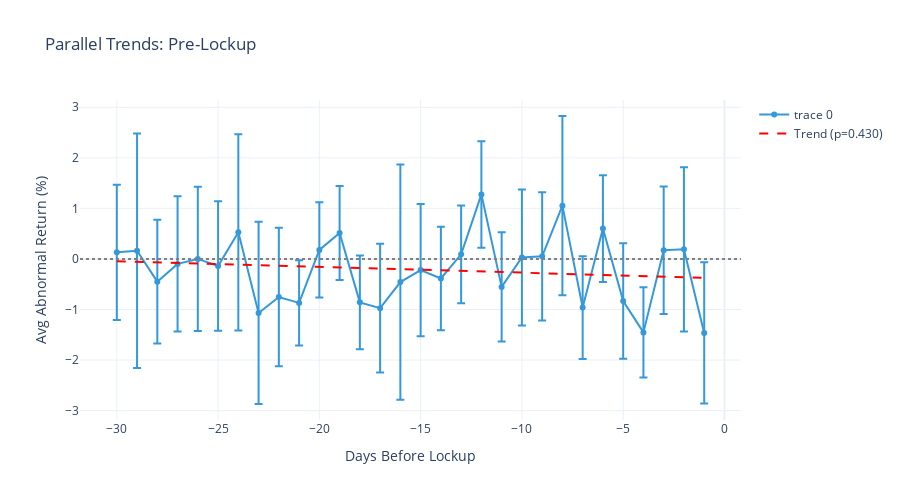

Notebook code cell kept with this figure:
### Markdown cell above
## Step 6: Parallel Trends Check

DiD assumes parallel trends. Checking if pre-lockup trends are flat.

### Code cell
print("\n" + "="*80)
print("PARALLEL TRENDS")

pre_lockup = df_clean[df_clean['Days_To_Lockup'].between(-30, -1)].copy()

print(f"\nPre-lockup (Days -30 to -1): {len(pre_lockup):,} obs")
print(f"Mean: {pre_lockup['Abnormal_Return'].mean():.4f}%")

# Test for trend
pre_trend = stats.linregress(
    pre_lockup['Days_To_Lockup'],
    pre_lockup['Abnormal_Return']
)

print(f"\nTrend test:")
print(f"   Slope: {pre_trend.slope:.6f}% per day")
print(f"   P-value: {pre_trend.pvalue:.4f}")

if pre_trend.pvalue < 0.05:
    print(f"   ❌ Significant pre-trend detected")
    print(f"   DiD assumptions may be violated.")
else:
    print(f"   ✅ No significant pre-trend")
    print(f"   Parallel trends assumption holds.")

# Visualize
avg_by_day = pre_lockup.groupby('Days_To_Lockup')['Abnormal_Return'].agg([
    'mean', 'sem'
]).reset_index()

fig = go.Figure()

fig.add_trace(go.Scatter(
    x=avg_by_day['Days_To_Lockup'],
    y=avg_by_day['mean'],
    mode='lines+markers',
    line=dict(color='#3498DB', width=2),
    error_y=dict(type='data', array=avg_by_day['sem'] * 1.96, visible=True)
))

trend_x = np.array([-30, -1])
trend_y = pre_trend.slope * trend_x + pre_trend.intercept
fig.add_trace(go.Scatter(
    x=trend_x, y=trend_y, mode='lines',
    name=f'Trend (p={pre_trend.pvalue:.3f})',
    line=dict(color='red', dash='dash')
))

fig.add_hline(y=0, line_dash="dot", line_color="gray")

fig.update_layout(
    title='Parallel Trends: Pre-Lockup',
    xaxis_title='Days Before Lockup',
    yaxis_title='Avg Abnormal Return (%)',
    height=500,
    template='plotly_white',
    showlegend=True
)

fig.show()
fig.write_image(f"{fig_output_dir}/01_rdd_estimate_vs_true_effect.png", scale=2)

### Figure 1 — Plotly figure (JSON) as saved in the notebook; plotly's stock layout.template omitted (floating-point values rounded to 4 significant figures)
{"data": [{"error_y": {"array": [1.338, 2.318, 1.224, 1.338, 1.428, 1.28, 1.942, 1.802, 1.369, 0.8452, 0.942, 0.929, 0.9268, 1.273, 2.326, 1.307, 1.023, 0.9678, 1.053, 1.079, 1.347, 1.268, 1.773, 1.016, 1.055, 1.142, 0.8947, 1.263, 1.624, 1.398], "type": "data", "visible": true}, "line": {"color": "#3498DB", "width": 2}, "mode": "lines+markers", "type": "scatter", "x": [-30, -29, -28, -27, -26, -25, -24, -23, -22, -21, -20, -19, -18, -17, -16, -15, -14, -13, -12, -11, -10, -9, -8, -7, -6, -5, -4, -3, -2, -1], "y": [0.1323, 0.1615, -0.449, -0.09772, 0.0007614, -0.1405, 0.5267, -1.067, -0.7536, -0.8689, 0.1791, 0.5146, -0.8587, -0.9734, -0.4568, -0.219, -0.3867, 0.09152, 1.277, -0.5523, 0.02929, 0.0532, 1.055, -0.9608, 0.6014, -0.8314, -1.452, 0.1725, 0.1915, -1.463]}, {"line": {"color": "red", "dash": "dash"}, "mode": "lines", "name": "Trend (p=0.430)", "type": "scatter", "x": [-30, -1], "y": [-0.04536, -0.3716]}], "layout": {"height": 500, "shapes": [{"line": {"color": "gray", "dash": "dot"}, "type": "line", "x0": 0, "x1": 1, "xref": "x domain", "y0": 0, "y1": 0, "yref": "y"}], "showlegend": true, "title": {"text": "Parallel Trends: Pre-Lockup"}, "xaxis": {"title": {"text": "Days Before Lockup"}}, "yaxis": {"title": {"text": "Avg Abnormal Return (%)"}}}}
